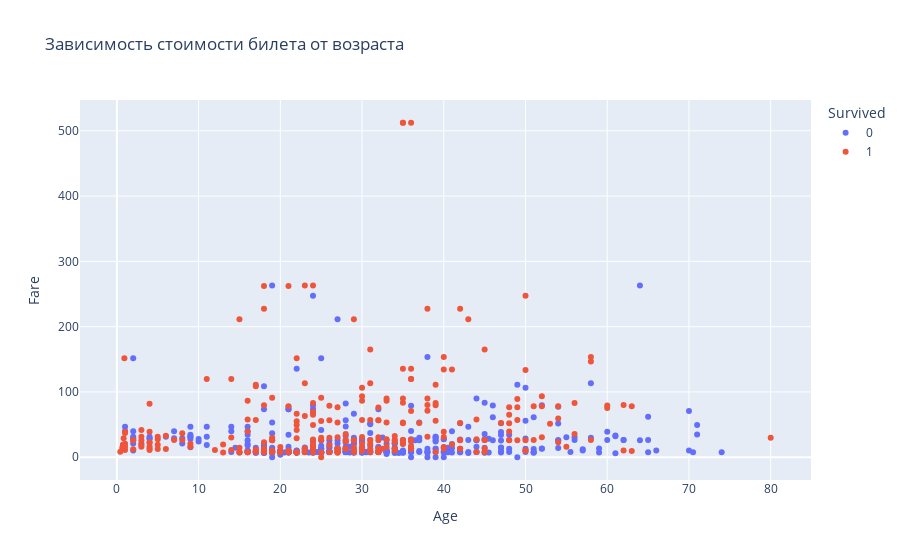

The cell this chart's notebook holds for it:
### Markdown cell above
Scatter plot

### Code cell
fig1 = px.scatter(combined_df.dropna(subset=['Age', 'Fare']), 
                 x='Age', y='Fare', color='Survived',
                 title='Зависимость стоимости билета от возраста',
                 hover_data=['Name', 'Pclass', 'Sex'])
fig1.show()

### Figure 1 — Plotly figure (JSON) as saved in the notebook; plotly's stock layout.template omitted (floating-point values rounded to 4 significant figures; data arrays with more than 128 entries replaced by an {"elided": "..."} marker saying what was removed)
{"data": [{"customdata": {"elided": "424x3 mixed values"}, "hovertemplate": "Survived=0<br>Age=%{x}<br>Fare=%{y}<br>Name=%{customdata[0]}<br>Pclass=%{customdata[1]}<br>Sex=%{customdata[2]}<extra></extra>", "legendgroup": "0", "marker": {"color": "#636efa", "symbol": "circle"}, "mode": "markers", "name": "0", "orientation": "v", "showlegend": true, "type": "scatter", "x": {"elided": "424 float values"}, "xaxis": "x", "y": {"elided": "424 float values"}, "yaxis": "y"}, {"customdata": {"elided": "290x3 mixed values"}, "hovertemplate": "Survived=1<br>Age=%{x}<br>Fare=%{y}<br>Name=%{customdata[0]}<br>Pclass=%{customdata[1]}<br>Sex=%{customdata[2]}<extra></extra>", "legendgroup": "1", "marker": {"color": "#EF553B", "symbol": "circle"}, "mode": "markers", "name": "1", "orientation": "v", "showlegend": true, "type": "scatter", "x": {"elided": "290 float values"}, "xaxis": "x", "y": {"elided": "290 float values"}, "yaxis": "y"}], "layout": {"legend": {"title": {"text": "Survived"}, "tracegroupgap": 0}, "title": {"text": "Зависимость стоимости билета от возраста"}, "xaxis": {"anchor": "y", "domain": [0, 1], "title": {"text": "Age"}}, "yaxis": {"anchor": "x", "domain": [0, 1], "title": {"text": "Fare"}}}}
